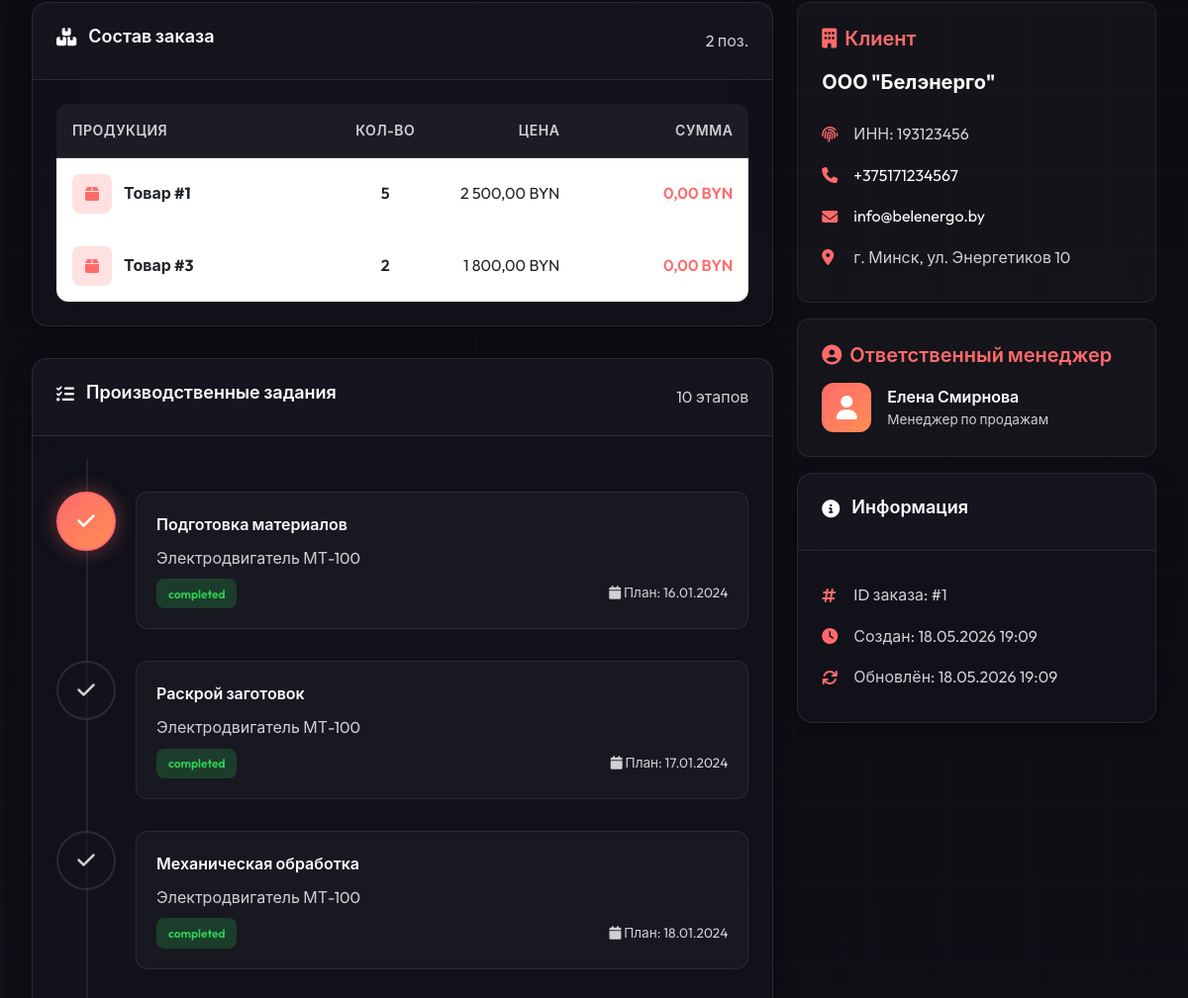
The page /modules/orders/view.php?id=1 (signed in, middle part) on the database as committed earlier.
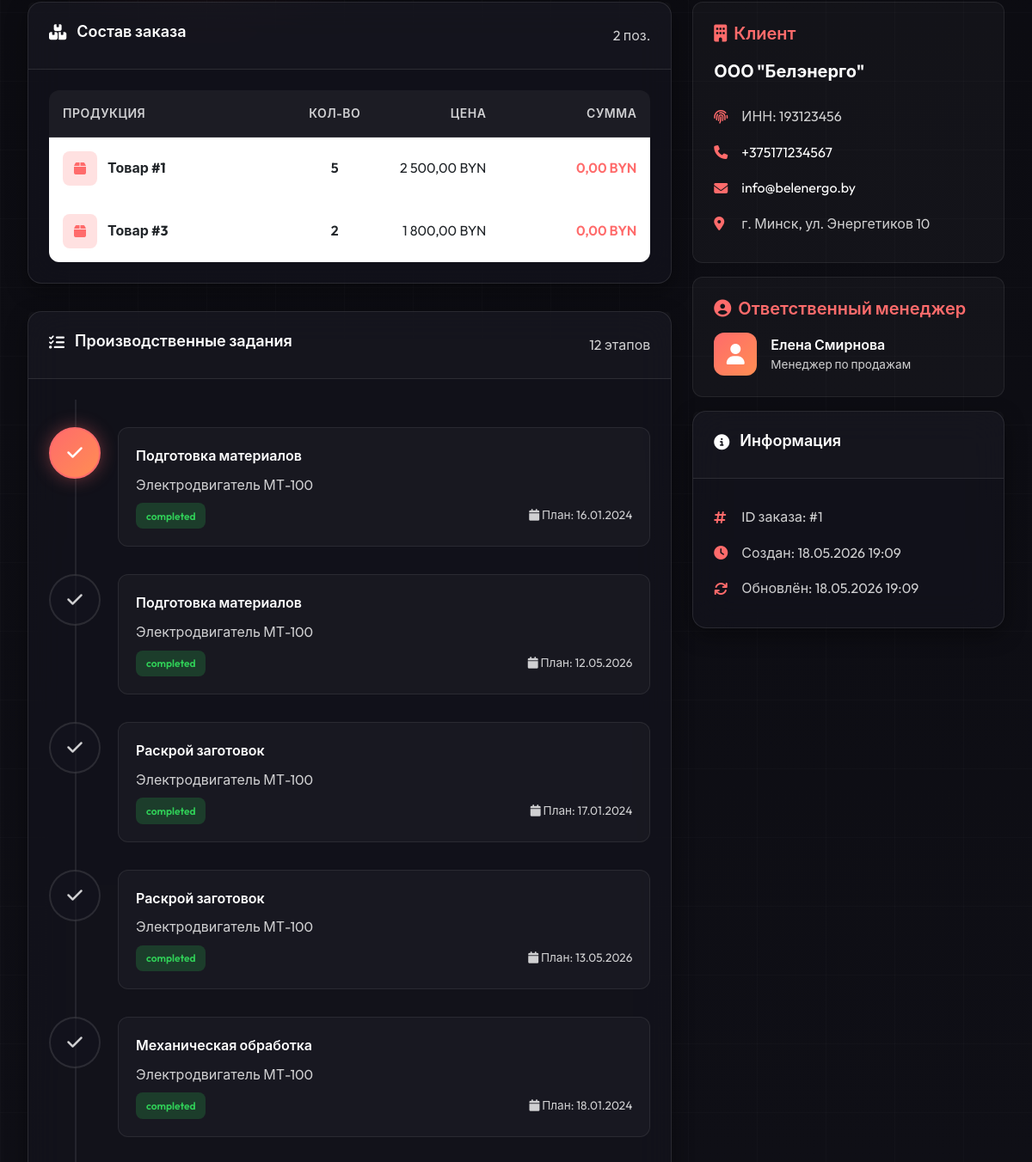
The same page on the database as committed later.
### tables this page shows
CREATE TABLE production_tasks (
    id INT AUTO_INCREMENT PRIMARY KEY,
    task_number VARCHAR(50) UNIQUE NOT NULL,
    order_id INT,
    product_id INT,
    stage_name VARCHAR(100),
    stage_sequence INT,
    quantity INT,
    planned_start DATETIME,
    planned_end DATETIME,
    actual_start DATETIME,
    actual_end DATETIME,
    status ENUM('planned', 'in_progress', 'paused', 'completed', 'rejected') DEFAULT 'planned',
    assigned_to INT,
    work_center VARCHAR(100),
    qc_result ENUM('pending', 'passed', 'failed', 'conditional'),
    qc_inspector_id INT,
    qc_date DATETIME,
    qc_defects INT DEFAULT 0,
    qc_description TEXT,
    notes TEXT,
    created_at TIMESTAMP DEFAULT CURRENT_TIMESTAMP,
    updated_at TIMESTAMP DEFAULT CURRENT_TIMESTAMP ON UPDATE CURRENT_TIMESTAMP,
    FOREIGN KEY (order_id) REFERENCES orders(id),
    FOREIGN KEY (product_id) REFERENCES items(id),
    FOREIGN KEY (assigned_to) REFERENCES staff(id),
    FOREIGN KEY (qc_inspector_id) REFERENCES staff(id),
    INDEX idx_task_number (task_number),
    INDEX idx_status (status)
);

CREATE TABLE items (
    id INT AUTO_INCREMENT PRIMARY KEY,
    item_type ENUM('product', 'material', 'equipment') NOT NULL,
    item_code VARCHAR(50) UNIQUE NOT NULL,
    name VARCHAR(200) NOT NULL,
    category_id INT,
    location_id INT,
    unit_id INT,
    current_stock DECIMAL(12,3) DEFAULT 0,
    min_stock INT DEFAULT 0,
    price DECIMAL(12,2),
    currency VARCHAR(3) DEFAULT 'BYN',
    supplier_id INT,
    status ENUM('operational', 'maintenance', 'broken', 'offline', 'active', 'inactive') DEFAULT 'active',
    extra_specs JSON,
    description TEXT,
    is_active BOOLEAN DEFAULT TRUE,
    created_at TIMESTAMP DEFAULT CURRENT_TIMESTAMP,
    updated_at TIMESTAMP DEFAULT CURRENT_TIMESTAMP ON UPDATE CURRENT_TIMESTAMP,
    FOREIGN KEY (category_id) REFERENCES dictionaries(id),
    FOREIGN KEY (location_id) REFERENCES dictionaries(id),
    FOREIGN KEY (unit_id) REFERENCES dictionaries(id),
    FOREIGN KEY (supplier_id) REFERENCES partners(id),
    INDEX idx_item_type (item_type),
    INDEX idx_item_code (item_code)
);

### includes/helpers.php (called while the page is built, shortened)
<?php
function formatDate($date, $format = DATE_FORMAT) {
    if (is_string($date)) {
        $date = strtotime($date);
    }
    return date($format, $date);
}
function formatNumber($number, $decimals = 2) {
    return number_format($number, $decimals, ',', ' ');
}
function e($string) {
    return htmlspecialchars($string ?? '', ENT_QUOTES, 'UTF-8');
}

### modules/orders/view.php (the view, shortened to what the changed rows need)
<?php
require_once __DIR__ . '/../../includes/helpers.php';
$db = getDB();
$orderId = $_GET['id'] ?? null;
$stmt = $db->prepare("
    SELECT o.*, c.name as customer_name, c.inn, c.address, c.phone as customer_phone, c.email as customer_email,
           s.first_name as manager_first_name, s.last_name as manager_last_name
    FROM orders o
    LEFT JOIN partners c ON o.customer_id = c.id
    LEFT JOIN staff s ON o.manager_id = s.id
    WHERE o.id = :id
");
$stmt->execute(['id' => $orderId]);
$order = $stmt->fetch();
$items = json_decode($order['items_json'], true) ?: [];
$stmt = $db->prepare("
    SELECT pt.*, i.name as product_name
    FROM production_tasks pt
    LEFT JOIN items i ON pt.product_id = i.id
    WHERE pt.order_id = :order_id
    ORDER BY pt.stage_sequence
");
$stmt->execute(['order_id' => $orderId]);
$tasks = $stmt->fetchAll();
?>
<!DOCTYPE html>
<html lang="ru">
<head>
    <link href="https://cdn.jsdelivr.net/npm/bootstrap@5.3.0/dist/css/bootstrap.min.css" rel="stylesheet">
    <link href="https://cdnjs.cloudflare.com/ajax/libs/font-awesome/6.4.0/css/all.min.css" rel="stylesheet">
    <link rel="stylesheet" href="<?= APP_URL ?>/assets/css/common-style.css">
</head>
<body>
    <div class="main-content">
        <div class="row">
            <div class="col-lg-8">
                <?php if (!empty($items)): ?>
                <div class="card">
                    <div class="card-body">
                        <table class="table items-table">
                            <thead>
                                <tr>
                                    <th style="width: 40%;">Продукция</th>
                                    <th style="width: 15%; text-align: center;">Кол-во</th>
                                    <th style="width: 20%; text-align: right;">Цена</th>
                                    <th style="width: 25%; text-align: right;">Сумма</th>
                                </tr>
                            </thead>
                            <tbody>
                                <?php foreach ($items as $item): ?>
                                <tr>
                                    <td>
                                        <div style="display: flex; align-items: center; gap: 0.75rem;">
                                            <div style="width: 40px; height: 40px; background: rgba(255, 107, 107, 0.2); border-radius: 8px; display: flex; align-items: center; justify-content: center;">
                                                <i class="fas fa-box" style="color: var(--primary-gradient-start);"></i>
                                            </div>
                                            <strong><?= e($item['name'] ?? 'Товар #' . $item['product_id']) ?></strong>
                                        </div>
                                    </td>
                                    <td style="text-align: center; font-weight: 600;"><?= $item['quantity'] ?></td>
                                    <td style="text-align: right;"><?= formatNumber($item['unit_price'], 2) ?> BYN</td>
                                    <td style="text-align: right; font-weight: 600; color: var(--primary-gradient-start);">
                                        <?= formatNumber($item['total_price'], 2) ?> BYN
                                    </td>
                                </tr>
                                <?php endforeach; ?>
                            </tbody>
                        </table>
                    </div>
                </div>
                <?php endif; ?>
                <?php if (!empty($tasks)): ?>
                <div class="card progress-section">
                    <div class="card-header">
                        <div class="card-title">
                            <i class="fas fa-tasks"></i> Производственные задания
                        </div>
                        <div style="color: var(--text-secondary);"><?= count($tasks) ?> этапов</div>
                    </div>
                    <div class="card-body">
                        <div class="timeline">
                            <?php foreach ($tasks as $idx => $task): ?>
                            <div class="timeline-item <?= $idx === 0 ? 'active' : '' ?>">
                                <div class="timeline-marker">
                                    <i class="fas fa-<?= $task['status'] === 'completed' ? 'check' : ($task['status'] === 'in_progress' ? 'cog' : 'clock') ?>"></i>
                                </div>
                                <div class="timeline-content">
                                    <div class="timeline-title"><?= e($task['stage_name']) ?></div>
                                    <div style="color: var(--text-secondary); margin-bottom: 0.5rem;"><?= e($task['product_name']) ?></div>
                                    <div style="display: flex; justify-content: space-between; align-items: center;">
                                        <span class="task-status badge-status badge-<?= e($task['status']) ?>"><?= e($task['status']) ?></span>
                                        <span class="timeline-date"><i class="fas fa-calendar"></i> План: <?= formatDate($task['planned_end'], 'd.m.Y') ?></span>
                                    </div>
                                </div>
                            </div>
                            <?php endforeach; ?>
                        </div>
                    </div>
                </div>
                <?php endif; ?>
            </div>
        </div>
    </div>
</body>
</html>

Rows that differ between the two databases and show on the page:
added production_tasks: stage_name "Подготовка материалов", product.name "Электродвигатель МТ-100", status "completed", planned_end "12.05.2026"
added production_tasks: stage_name "Раскрой заготовок", product.name "Электродвигатель МТ-100", status "completed", planned_end "13.05.2026"
Other text that changed with them:
count($tasks): "10" → "12"
